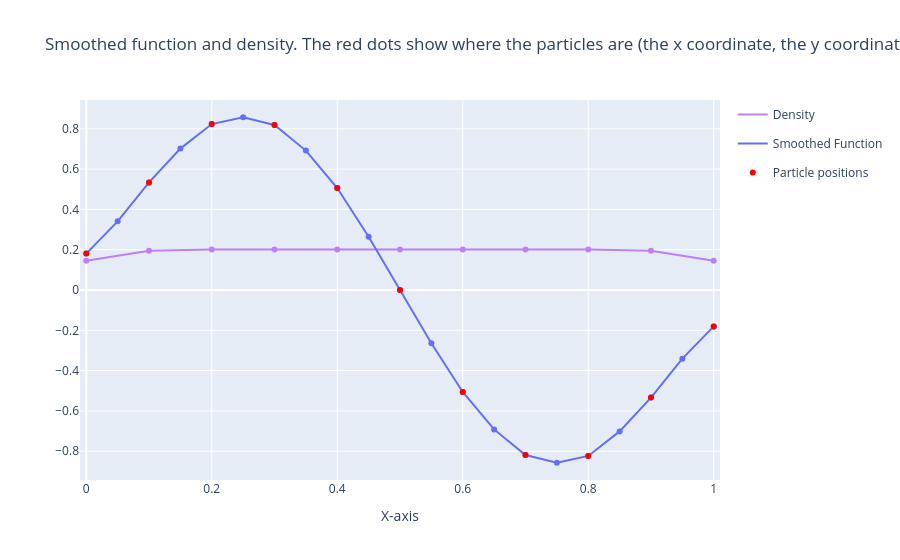
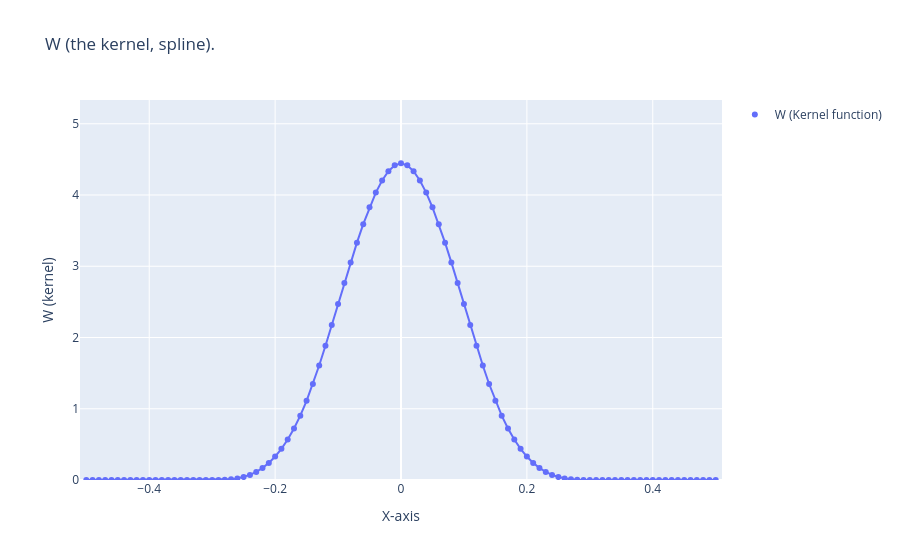

The notebook cell saved with these charts, in order:
### Markdown cell above
Now we'll try the same graphs, but with a smoothed sin(r) function

### Code cell
plot_spline_info(1.5, 'sin', 21)

### Figure 1 — Plotly figure (JSON) as saved in the notebook; plotly's stock layout.template omitted (floating-point values rounded to 4 significant figures)
{"data": [{"hovertemplate": "color=Density<br>x=%{x}<br>y=%{y}<extra></extra>", "legendgroup": "Density", "line": {"color": "rgb(190, 127, 247)", "dash": "solid"}, "marker": {"symbol": "circle"}, "mode": "lines", "name": "Density", "orientation": "v", "showlegend": true, "type": "scatter", "x": [0.0, 0.1, 0.2, 0.3, 0.4, 0.5, 0.6, 0.7, 0.8, 0.9, 1.0], "xaxis": "x", "y": [0.1449, 0.1942, 0.2008, 0.2008, 0.2008, 0.2008, 0.2008, 0.2008, 0.2008, 0.1942, 0.1449], "yaxis": "y"}, {"hovertemplate": "x=%{x}<br>y=%{y}<extra></extra>", "legendgroup": "", "marker": {"color": "rgb(190, 127, 247)", "symbol": "circle"}, "mode": "markers", "name": "", "orientation": "v", "showlegend": false, "type": "scatter", "x": [0.0, 0.1, 0.2, 0.3, 0.4, 0.5, 0.6, 0.7, 0.8, 0.9, 1.0], "xaxis": "x", "y": [0.1449, 0.1942, 0.2008, 0.2008, 0.2008, 0.2008, 0.2008, 0.2008, 0.2008, 0.1942, 0.1449], "yaxis": "y"}, {"hovertemplate": "color=Smoothed Function<br>x=%{x}<br>y=%{y}<extra></extra>", "legendgroup": "Smoothed Function", "line": {"color": "#636efa", "dash": "solid"}, "marker": {"symbol": "circle"}, "mode": "lines", "name": "Smoothed Function", "orientation": "v", "showlegend": true, "type": "scatter", "x": [0.0, 0.05, 0.1, 0.15, 0.2, 0.25, 0.3, 0.35, 0.4, 0.45, 0.5, 0.55, 0.6, 0.65, 0.7, 0.75, 0.8, 0.85, 0.9, 0.95, 1.0], "xaxis": "x", "y": [0.1806, 0.3408, 0.534, 0.7018, 0.8235, 0.8573, 0.8193, 0.6918, 0.5059, 0.2642, 3.018e-16, -0.2642, -0.5059, -0.6918, -0.8193, -0.8573, -0.8235, -0.7018, -0.534, -0.3408, -0.1806], "yaxis": "y"}, {"hovertemplate": "x=%{x}<br>y=%{y}<extra></extra>", "legendgroup": "", "marker": {"color": "#636efa", "symbol": "circle"}, "mode": "markers", "name": "", "orientation": "v", "showlegend": false, "type": "scatter", "x": [0.0, 0.05, 0.1, 0.15, 0.2, 0.25, 0.3, 0.35, 0.4, 0.45, 0.5, 0.55, 0.6, 0.65, 0.7, 0.75, 0.8, 0.85, 0.9, 0.95, 1.0], "xaxis": "x", "y": [0.1806, 0.3408, 0.534, 0.7018, 0.8235, 0.8573, 0.8193, 0.6918, 0.5059, 0.2642, 3.018e-16, -0.2642, -0.5059, -0.6918, -0.8193, -0.8573, -0.8235, -0.7018, -0.534, -0.3408, -0.1806], "yaxis": "y"}, {"hovertemplate": "color=Particle positions<br>x=%{x}<br>y=%{y}<extra></extra>", "legendgroup": "Particle positions", "marker": {"color": "rgb(255, 0, 0)", "symbol": "circle"}, "mode": "markers", "name": "Particle positions", "orientation": "v", "showlegend": true, "type": "scatter", "x": [0.0, 0.1, 0.2, 0.3, 0.4, 0.5, 0.6, 0.7, 0.8, 0.9, 1.0], "xaxis": "x", "y": [0.1806, 0.534, 0.8235, 0.8193, 0.5059, 3.018e-16, -0.5059, -0.8193, -0.8235, -0.534, -0.1806], "yaxis": "y"}], "layout": {"title": {"text": "Smoothed function and density. The red dots show where the particles are (the x coordinate, the y coordinate is chosen to match the smooth function to make it easy to see where the particles are."}, "xaxis": {"range": [-0.01, 1.01], "title": {"text": "X-axis"}}, "yaxis": {"range": [-0.943, 0.943]}}}

### Figure 2 — Plotly figure (JSON) as saved in the notebook; plotly's stock layout.template omitted (floating-point values rounded to 4 significant figures)
{"data": [{"hovertemplate": "color=W (Kernel function)<br>x=%{x}<br>y=%{y}<extra></extra>", "legendgroup": "W (Kernel function)", "marker": {"color": "#636efa", "symbol": "circle"}, "mode": "markers", "name": "W (Kernel function)", "orientation": "v", "showlegend": true, "type": "scatter", "x": [-0.5, -0.49, -0.48, -0.47, -0.46, -0.45, -0.44, -0.43, -0.42, -0.41, -0.4, -0.39, -0.38, -0.37, -0.36, -0.35, -0.34, -0.33, -0.32, -0.31, -0.3, -0.29, -0.28, -0.27, -0.26, -0.25, -0.24, -0.23, -0.22, -0.21, -0.2, -0.19, -0.18, -0.17, -0.16, -0.15, -0.14, -0.13, -0.12, -0.11, -0.1, -0.09, -0.08, -0.07, -0.06, -0.05, -0.04, -0.03, -0.02, -0.01, 0.0, 0.01, 0.02, 0.03, 0.04, 0.05, 0.06, 0.07, 0.08, 0.09, 0.1, 0.11, 0.12, 0.13, 0.14, 0.15, 0.16, 0.17, 0.18, 0.19, 0.2, 0.21, 0.22, 0.23, 0.24, 0.25, 0.26, 0.27, 0.28, 0.29, 0.3, 0.31, 0.32, 0.33, 0.34, 0.35, 0.36, 0.37, 0.38, 0.39, 0.4, 0.41, 0.42, 0.43, 0.44, 0.45, 0.46, 0.47, 0.48, 0.49, 0.5], "xaxis": "x", "y": [0.0, 0.0, 0.0, 0.0, 0.0, 0.0, 0.0, 0.0, 0.0, 0.0, 0.0, 0.0, 0.0, 0.0, 0.0, 0.0, 0.0, 0.0, 0.0, 0.0, 0.0, 0.0003292, 0.002634, 0.008889, 0.02107, 0.04115, 0.07111, 0.1129, 0.1686, 0.24, 0.3292, 0.4382, 0.5689, 0.7233, 0.9034, 1.111, 1.347, 1.607, 1.884, 2.174, 2.469, 2.764, 3.054, 3.331, 3.591, 3.827, 4.034, 4.204, 4.334, 4.416, 4.444, 4.416, 4.334, 4.204, 4.034, 3.827, 3.591, 3.331, 3.054, 2.764, 2.469, 2.174, 1.884, 1.607, 1.347, 1.111, 0.9034, 0.7233, 0.5689, 0.4382, 0.3292, 0.24, 0.1686, 0.1129, 0.07111, 0.04115, 0.02107, 0.008889, 0.002634, 0.0003292, 0.0, 0.0, 0.0, 0.0, 0.0, 0.0, 0.0, 0.0, 0.0, 0.0, 0.0, 0.0, 0.0, 0.0, 0.0, 0.0, 0.0, 0.0, 0.0, 0.0, 0.0], "yaxis": "y"}, {"hovertemplate": "x=%{x}<br>y=%{y}<extra></extra>", "legendgroup": "", "line": {"color": "#636efa", "dash": "solid"}, "marker": {"symbol": "circle"}, "mode": "lines", "name": "", "orientation": "v", "showlegend": false, "type": "scatter", "x": [-0.5, -0.49, -0.48, -0.47, -0.46, -0.45, -0.44, -0.43, -0.42, -0.41, -0.4, -0.39, -0.38, -0.37, -0.36, -0.35, -0.34, -0.33, -0.32, -0.31, -0.3, -0.29, -0.28, -0.27, -0.26, -0.25, -0.24, -0.23, -0.22, -0.21, -0.2, -0.19, -0.18, -0.17, -0.16, -0.15, -0.14, -0.13, -0.12, -0.11, -0.1, -0.09, -0.08, -0.07, -0.06, -0.05, -0.04, -0.03, -0.02, -0.01, 0.0, 0.01, 0.02, 0.03, 0.04, 0.05, 0.06, 0.07, 0.08, 0.09, 0.1, 0.11, 0.12, 0.13, 0.14, 0.15, 0.16, 0.17, 0.18, 0.19, 0.2, 0.21, 0.22, 0.23, 0.24, 0.25, 0.26, 0.27, 0.28, 0.29, 0.3, 0.31, 0.32, 0.33, 0.34, 0.35, 0.36, 0.37, 0.38, 0.39, 0.4, 0.41, 0.42, 0.43, 0.44, 0.45, 0.46, 0.47, 0.48, 0.49, 0.5], "xaxis": "x", "y": [0.0, 0.0, 0.0, 0.0, 0.0, 0.0, 0.0, 0.0, 0.0, 0.0, 0.0, 0.0, 0.0, 0.0, 0.0, 0.0, 0.0, 0.0, 0.0, 0.0, 0.0, 0.0003292, 0.002634, 0.008889, 0.02107, 0.04115, 0.07111, 0.1129, 0.1686, 0.24, 0.3292, 0.4382, 0.5689, 0.7233, 0.9034, 1.111, 1.347, 1.607, 1.884, 2.174, 2.469, 2.764, 3.054, 3.331, 3.591, 3.827, 4.034, 4.204, 4.334, 4.416, 4.444, 4.416, 4.334, 4.204, 4.034, 3.827, 3.591, 3.331, 3.054, 2.764, 2.469, 2.174, 1.884, 1.607, 1.347, 1.111, 0.9034, 0.7233, 0.5689, 0.4382, 0.3292, 0.24, 0.1686, 0.1129, 0.07111, 0.04115, 0.02107, 0.008889, 0.002634, 0.0003292, 0.0, 0.0, 0.0, 0.0, 0.0, 0.0, 0.0, 0.0, 0.0, 0.0, 0.0, 0.0, 0.0, 0.0, 0.0, 0.0, 0.0, 0.0, 0.0, 0.0, 0.0], "yaxis": "y"}], "layout": {"title": {"text": "W (the kernel, spline)."}, "xaxis": {"range": [-0.51, 0.51], "title": {"text": "X-axis"}}, "yaxis": {"range": [0, 5.333], "title": {"text": "W (kernel)"}}}}
